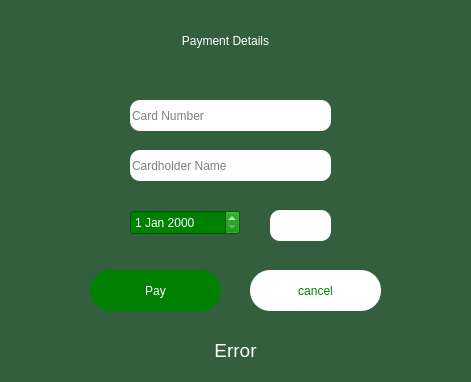
<?xml version="1.0" encoding="UTF-8"?>
<ui version="4.0">
 <class>payment_info</class>
 <widget class="QDialog" name="payment_info">
  <property name="geometry">
   <rect>
    <x>0</x>
    <y>0</y>
    <width>471</width>
    <height>382</height>
   </rect>
  </property>
  <property name="windowTitle">
   <string>Dialog</string>
  </property>
  <property name="styleSheet">
   <string notr="true">QDialog {
    background-color: rgba(51, 95, 63, 255)

}

QLineEdit {
 border-radius: 10px;
}
</string>
  </property>
  <widget class="QLineEdit" name="card_numb">
   <property name="geometry">
    <rect>
     <x>130</x>
     <y>100</y>
     <width>201</width>
     <height>31</height>
    </rect>
   </property>
   <property name="styleSheet">
    <string notr="true">background-color:white;
color:black;

</string>
   </property>
   <property name="text">
    <string/>
   </property>
   <property name="placeholderText">
    <string>Card Number</string>
   </property>
  </widget>
  <widget class="QLineEdit" name="holder_name">
   <property name="geometry">
    <rect>
     <x>130</x>
     <y>150</y>
     <width>201</width>
     <height>31</height>
    </rect>
   </property>
   <property name="whatsThis">
    <string/>
   </property>
   <property name="styleSheet">
    <string notr="true">background-color:white;
color:black;
</string>
   </property>
   <property name="text">
    <string/>
   </property>
   <property name="placeholderText">
    <string>Cardholder Name</string>
   </property>
  </widget>
  <widget class="QPushButton" name="pay">
   <property name="geometry">
    <rect>
     <x>90</x>
     <y>270</y>
     <width>131</width>
     <height>41</height>
    </rect>
   </property>
   <property name="styleSheet">
    <string notr="true">font: 16pt &quot;Sitka&quot;;
color:white;
background-color:green;
border-radius: 20px;
</string>
   </property>
   <property name="text">
    <string>Pay</string>
   </property>
  </widget>
  <widget class="QDateEdit" name="expiry_date">
   <property name="geometry">
    <rect>
     <x>130</x>
     <y>210</y>
     <width>110</width>
     <height>25</height>
    </rect>
   </property>
   <property name="styleSheet">
    <string notr="true">color:white;
background-color: green;</string>
   </property>
  </widget>
  <widget class="QPushButton" name="cancel">
   <property name="geometry">
    <rect>
     <x>250</x>
     <y>270</y>
     <width>131</width>
     <height>41</height>
    </rect>
   </property>
   <property name="styleSheet">
    <string notr="true">font: 16pt &quot;Sitka&quot;;

color:green;background-color:white;
border-radius: 20px;
</string>
   </property>
   <property name="text">
    <string>cancel</string>
   </property>
  </widget>
  <widget class="QLabel" name="label">
   <property name="geometry">
    <rect>
     <x>80</x>
     <y>20</y>
     <width>291</width>
     <height>41</height>
    </rect>
   </property>
   <property name="styleSheet">
    <string notr="true">font: 700 22pt &quot;Segoe UI&quot;;
color: white;</string>
   </property>
   <property name="text">
    <string>Payment Details</string>
   </property>
   <property name="alignment">
    <set>Qt::AlignCenter</set>
   </property>
  </widget>
  <widget class="QLineEdit" name="CVV">
   <property name="geometry">
    <rect>
     <x>270</x>
     <y>210</y>
     <width>61</width>
     <height>31</height>
    </rect>
   </property>
   <property name="styleSheet">
    <string notr="true">background-color: white;
color: black</string>
   </property>
  </widget>
  <widget class="QLabel" name="warning">
   <property name="geometry">
    <rect>
     <x>140</x>
     <y>330</y>
     <width>191</width>
     <height>41</height>
    </rect>
   </property>
   <property name="font">
    <font>
     <pointsize>14</pointsize>
    </font>
   </property>
   <property name="styleSheet">
    <string notr="true">color: white</string>
   </property>
   <property name="text">
    <string>Error</string>
   </property>
   <property name="alignment">
    <set>Qt::AlignCenter</set>
   </property>
  </widget>
 </widget>
 <resources/>
 <connections/>
</ui>
